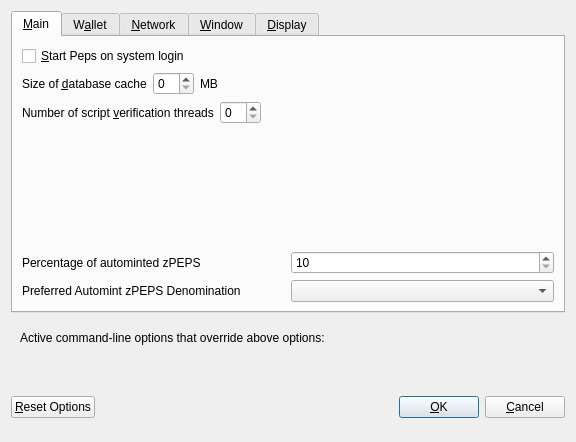
<?xml version="1.0" encoding="UTF-8"?>
<ui version="4.0">
 <class>OptionsDialog</class>
 <widget class="QDialog" name="OptionsDialog">
  <property name="geometry">
   <rect>
    <x>0</x>
    <y>0</y>
    <width>576</width>
    <height>442</height>
   </rect>
  </property>
  <property name="windowTitle">
   <string>Options</string>
  </property>
  <property name="modal">
   <bool>true</bool>
  </property>
  <layout class="QVBoxLayout" name="verticalLayout">
   <item>
    <widget class="QTabWidget" name="tabWidget">
     <property name="currentIndex">
      <number>0</number>
     </property>
     <widget class="QWidget" name="tabMain">
      <attribute name="title">
       <string>&amp;Main</string>
      </attribute>
      <layout class="QVBoxLayout" name="verticalLayout_Main">
       <item>
        <widget class="QCheckBox" name="bitcoinAtStartup">
         <property name="toolTip">
          <string>Automatically start Peps after logging in to the system.</string>
         </property>
         <property name="text">
          <string>&amp;Start Peps on system login</string>
         </property>
        </widget>
       </item>
       <item>
        <layout class="QHBoxLayout" name="horizontalLayout_2_Main">
         <item>
          <widget class="QLabel" name="databaseCacheLabel">
           <property name="text">
            <string>Size of &amp;database cache</string>
           </property>
           <property name="textFormat">
            <enum>Qt::PlainText</enum>
           </property>
           <property name="buddy">
            <cstring>databaseCache</cstring>
           </property>
          </widget>
         </item>
         <item>
          <widget class="QSpinBox" name="databaseCache"/>
         </item>
         <item>
          <widget class="QLabel" name="databaseCacheUnitLabel">
           <property name="text">
            <string>MB</string>
           </property>
           <property name="textFormat">
            <enum>Qt::PlainText</enum>
           </property>
          </widget>
         </item>
         <item>
          <spacer name="horizontalSpacer_2_Main">
           <property name="orientation">
            <enum>Qt::Horizontal</enum>
           </property>
           <property name="sizeHint" stdset="0">
            <size>
             <width>40</width>
             <height>20</height>
            </size>
           </property>
          </spacer>
         </item>
        </layout>
       </item>
       <item>
        <layout class="QHBoxLayout" name="horizontalLayout_3_Main">
         <item>
          <widget class="QLabel" name="threadsScriptVerifLabel">
           <property name="text">
            <string>Number of script &amp;verification threads</string>
           </property>
           <property name="textFormat">
            <enum>Qt::PlainText</enum>
           </property>
           <property name="buddy">
            <cstring>threadsScriptVerif</cstring>
           </property>
          </widget>
         </item>
         <item>
          <widget class="QSpinBox" name="threadsScriptVerif">
           <property name="toolTip">
            <string>(0 = auto, &lt;0 = leave that many cores free)</string>
           </property>
          </widget>
         </item>
         <item>
          <spacer name="horizontalSpacer_3_Main">
           <property name="orientation">
            <enum>Qt::Horizontal</enum>
           </property>
           <property name="sizeHint" stdset="0">
            <size>
             <width>40</width>
             <height>20</height>
            </size>
           </property>
          </spacer>
         </item>
        </layout>
       </item>
       <item>
        <spacer name="verticalSpacer_2">
         <property name="orientation">
          <enum>Qt::Vertical</enum>
         </property>
         <property name="sizeHint" stdset="0">
          <size>
           <width>20</width>
           <height>40</height>
          </size>
         </property>
        </spacer>
       </item>
       <item>
        <layout class="QHBoxLayout" name="horizontalLayout_3">
         <item>
          <widget class="QLabel" name="percentage_label">
           <property name="toolTip">
            <string>Percentage of incoming PEPS which get automatically converted to zPEPS via Zerocoin Protocol (min: 10%)</string>
           </property>
           <property name="text">
            <string>Percentage of autominted zPEPS</string>
           </property>
          </widget>
         </item>
         <item>
          <widget class="QSpinBox" name="zeromintPercentage">
           <property name="minimum">
            <number>10</number>
           </property>
           <property name="maximum">
            <number>100</number>
           </property>
          </widget>
         </item>
        </layout>
       </item>
       <item>
        <layout class="QHBoxLayout" name="horizontalLayout" stretch="0,0">
         <property name="sizeConstraint">
          <enum>QLayout::SetFixedSize</enum>
         </property>
         <item>
          <widget class="QLabel" name="labelPreferredDenom">
           <property name="maximumSize">
            <size>
             <width>16777215</width>
             <height>16777215</height>
            </size>
           </property>
           <property name="toolTip">
            <string>Wait with automatic conversion to Zerocoin until enough PEPS for this denomination is available</string>
           </property>
           <property name="text">
            <string>Preferred Automint zPEPS Denomination</string>
           </property>
          </widget>
         </item>
         <item>
          <widget class="QComboBox" name="preferredDenom">
           <property name="maximumSize">
            <size>
             <width>16777215</width>
             <height>27</height>
            </size>
           </property>
           <property name="toolTip">
            <string>Wait with automatic conversion to Zerocoin until enough PEPS for this denomination is available</string>
           </property>
           <property name="maxVisibleItems">
            <number>9</number>
           </property>
           <property name="maxCount">
            <number>9</number>
           </property>
          </widget>
         </item>
        </layout>
       </item>
      </layout>
     </widget>
     <widget class="QWidget" name="tabWallet">
      <attribute name="title">
       <string>W&amp;allet</string>
      </attribute>
      <layout class="QVBoxLayout" name="verticalLayout_Wallet">
       <item>
        <widget class="QGroupBox" name="groupBox">
         <property name="title">
          <string>Expert</string>
         </property>
         <layout class="QVBoxLayout" name="verticalLayout_2">
          <item>
           <widget class="QCheckBox" name="coinControlFeatures">
            <property name="toolTip">
             <string>Whether to show coin control features or not.</string>
            </property>
            <property name="text">
             <string>Enable coin &amp;control features</string>
            </property>
           </widget>
          </item>
          <item>
           <widget class="QCheckBox" name="showMasternodesTab">
            <property name="toolTip">
             <string>Show additional tab listing all your masternodes in first sub-tab&lt;br/&gt;and all masternodes on the network in second sub-tab.</string>
            </property>
            <property name="text">
             <string>Show Masternodes Tab</string>
            </property>
           </widget>
          </item>
          <item>
           <widget class="QCheckBox" name="spendZeroConfChange">
            <property name="toolTip">
             <string>If you disable the spending of unconfirmed change, the change from a transaction&lt;br/&gt;cannot be used until that transaction has at least one confirmation.&lt;br/&gt;This also affects how your balance is computed.</string>
            </property>
            <property name="text">
             <string>&amp;Spend unconfirmed change</string>
            </property>
           </widget>
          </item>
         </layout>
        </widget>
       </item>
       <item>
        <spacer name="verticalSpacer_Wallet">
         <property name="orientation">
          <enum>Qt::Vertical</enum>
         </property>
         <property name="sizeHint" stdset="0">
          <size>
           <width>20</width>
           <height>40</height>
          </size>
         </property>
        </spacer>
       </item>
      </layout>
     </widget>
     <widget class="QWidget" name="tabNetwork">
      <attribute name="title">
       <string>&amp;Network</string>
      </attribute>
      <layout class="QVBoxLayout" name="verticalLayout_Network">
       <item>
        <widget class="QCheckBox" name="mapPortUpnp">
         <property name="toolTip">
          <string>Automatically open the Peps client port on the router. This only works when your router supports UPnP and it is enabled.</string>
         </property>
         <property name="text">
          <string>Map port using &amp;UPnP</string>
         </property>
        </widget>
       </item>
       <item>
        <widget class="QCheckBox" name="allowIncoming">
         <property name="toolTip">
          <string>Accept connections from outside</string>
         </property>
         <property name="text">
          <string>Allow incoming connections</string>
         </property>
        </widget>
       </item>
       <item>
        <widget class="QCheckBox" name="connectSocks">
         <property name="toolTip">
          <string>Connect to the Peps network through a SOCKS5 proxy.</string>
         </property>
         <property name="text">
          <string>&amp;Connect through SOCKS5 proxy (default proxy):</string>
         </property>
        </widget>
       </item>
       <item>
        <layout class="QHBoxLayout" name="horizontalLayout_1_Network">
         <item>
          <widget class="QLabel" name="proxyIpLabel">
           <property name="text">
            <string>Proxy &amp;IP:</string>
           </property>
           <property name="textFormat">
            <enum>Qt::PlainText</enum>
           </property>
           <property name="buddy">
            <cstring>proxyIp</cstring>
           </property>
          </widget>
         </item>
         <item>
          <widget class="QValidatedLineEdit" name="proxyIp">
           <property name="minimumSize">
            <size>
             <width>140</width>
             <height>0</height>
            </size>
           </property>
           <property name="maximumSize">
            <size>
             <width>140</width>
             <height>16777215</height>
            </size>
           </property>
           <property name="toolTip">
            <string>IP address of the proxy (e.g. IPv4: 127.0.0.1 / IPv6: ::1)</string>
           </property>
          </widget>
         </item>
         <item>
          <widget class="QLabel" name="proxyPortLabel">
           <property name="text">
            <string>&amp;Port:</string>
           </property>
           <property name="textFormat">
            <enum>Qt::PlainText</enum>
           </property>
           <property name="buddy">
            <cstring>proxyPort</cstring>
           </property>
          </widget>
         </item>
         <item>
          <widget class="QLineEdit" name="proxyPort">
           <property name="minimumSize">
            <size>
             <width>55</width>
             <height>0</height>
            </size>
           </property>
           <property name="maximumSize">
            <size>
             <width>55</width>
             <height>16777215</height>
            </size>
           </property>
           <property name="toolTip">
            <string>Port of the proxy (e.g. 9050)</string>
           </property>
          </widget>
         </item>
         <item>
          <spacer name="horizontalSpacer_1_Network">
           <property name="orientation">
            <enum>Qt::Horizontal</enum>
           </property>
           <property name="sizeHint" stdset="0">
            <size>
             <width>40</width>
             <height>20</height>
            </size>
           </property>
          </spacer>
         </item>
        </layout>
       </item>
       <item>
        <spacer name="verticalSpacer_Network">
         <property name="orientation">
          <enum>Qt::Vertical</enum>
         </property>
         <property name="sizeHint" stdset="0">
          <size>
           <width>20</width>
           <height>40</height>
          </size>
         </property>
        </spacer>
       </item>
      </layout>
     </widget>
     <widget class="QWidget" name="tabWindow">
      <attribute name="title">
       <string>&amp;Window</string>
      </attribute>
      <layout class="QVBoxLayout" name="verticalLayout_Window">
       <item>
        <widget class="QCheckBox" name="minimizeToTray">
         <property name="toolTip">
          <string>Show only a tray icon after minimizing the window.</string>
         </property>
         <property name="text">
          <string>&amp;Minimize to the tray instead of the taskbar</string>
         </property>
        </widget>
       </item>
       <item>
        <widget class="QCheckBox" name="minimizeOnClose">
         <property name="toolTip">
          <string>Minimize instead of exit the application when the window is closed. When this option is enabled, the application will be closed only after selecting Quit in the menu.</string>
         </property>
         <property name="text">
          <string>M&amp;inimize on close</string>
         </property>
        </widget>
       </item>
       <item>
        <spacer name="verticalSpacer_Window">
         <property name="orientation">
          <enum>Qt::Vertical</enum>
         </property>
         <property name="sizeHint" stdset="0">
          <size>
           <width>20</width>
           <height>40</height>
          </size>
         </property>
        </spacer>
       </item>
      </layout>
     </widget>
     <widget class="QWidget" name="tabDisplay">
      <attribute name="title">
       <string>&amp;Display</string>
      </attribute>
      <layout class="QVBoxLayout" name="verticalLayout_Display">
       <item>
        <layout class="QHBoxLayout" name="horizontalLayout_1_Display">
         <item>
          <widget class="QLabel" name="langLabel">
           <property name="text">
            <string>User Interface &amp;language:</string>
           </property>
           <property name="textFormat">
            <enum>Qt::PlainText</enum>
           </property>
           <property name="buddy">
            <cstring>lang</cstring>
           </property>
          </widget>
         </item>
         <item>
          <widget class="QValueComboBox" name="lang">
           <property name="toolTip">
            <string>The user interface language can be set here. This setting will take effect after restarting Peps.</string>
           </property>
          </widget>
         </item>
        </layout>
       </item>
       <item>
        <widget class="QLabel" name="label_3">
         <property name="toolTip">
          <string notr="true"/>
         </property>
         <property name="statusTip">
          <string notr="true"/>
         </property>
         <property name="whatsThis">
          <string notr="true"/>
         </property>
         <property name="accessibleName">
          <string notr="true"/>
         </property>
         <property name="text">
          <string>Language missing or translation incomplete? Help contributing translations here:
https://www.transifex.com/peps-project/peps-project-translations</string>
         </property>
         <property name="wordWrap">
          <bool>true</bool>
         </property>
         <property name="openExternalLinks">
          <bool>true</bool>
         </property>
         <property name="textInteractionFlags">
          <set>Qt::TextBrowserInteraction</set>
         </property>
        </widget>
       </item>
       <item>
        <layout class="QHBoxLayout" name="horizontalLayout_4_Display" stretch="0,0">
         <item>
          <widget class="QLabel" name="themeLabel">
           <property name="text">
            <string>User Interface Theme:</string>
           </property>
          </widget>
         </item>
         <item>
          <widget class="QValueComboBox" name="theme"/>
         </item>
        </layout>
       </item>
       <item>
        <widget class="Line" name="line">
         <property name="orientation">
          <enum>Qt::Horizontal</enum>
         </property>
        </widget>
       </item>
       <item>
        <layout class="QHBoxLayout" name="horizontalLayout_2_Display">
         <item>
          <widget class="QLabel" name="unitLabel">
           <property name="text">
            <string>&amp;Unit to show amounts in:</string>
           </property>
           <property name="textFormat">
            <enum>Qt::PlainText</enum>
           </property>
           <property name="buddy">
            <cstring>unit</cstring>
           </property>
          </widget>
         </item>
         <item>
          <widget class="QValueComboBox" name="unit">
           <property name="toolTip">
            <string>Choose the default subdivision unit to show in the interface and when sending coins.</string>
           </property>
          </widget>
         </item>
        </layout>
       </item>
       <item>
        <layout class="QHBoxLayout" name="horizontalLayout_5_Display">
         <item>
          <widget class="QLabel" name="digitsLabel">
           <property name="text">
            <string>Decimal digits</string>
           </property>
          </widget>
         </item>
         <item>
          <widget class="QValueComboBox" name="digits"/>
         </item>
        </layout>
       </item>
       <item>
        <layout class="QHBoxLayout" name="horizontalLayout_3_Display">
         <item>
          <widget class="QLabel" name="thirdPartyTxUrlsLabel">
           <property name="toolTip">
            <string>Third party URLs (e.g. a block explorer) that appear in the transactions tab as context menu items. %s in the URL is replaced by transaction hash. Multiple URLs are separated by vertical bar |.</string>
           </property>
           <property name="text">
            <string>Third party transaction URLs</string>
           </property>
           <property name="buddy">
            <cstring>thirdPartyTxUrls</cstring>
           </property>
          </widget>
         </item>
         <item>
          <widget class="QLineEdit" name="thirdPartyTxUrls">
           <property name="toolTip">
            <string>Third party URLs (e.g. a block explorer) that appear in the transactions tab as context menu items. %s in the URL is replaced by transaction hash. Multiple URLs are separated by vertical bar |.</string>
           </property>
          </widget>
         </item>
        </layout>
       </item>
       <item>
        <spacer name="verticalSpacer">
         <property name="orientation">
          <enum>Qt::Vertical</enum>
         </property>
         <property name="sizeHint" stdset="0">
          <size>
           <width>20</width>
           <height>40</height>
          </size>
         </property>
        </spacer>
       </item>
      </layout>
     </widget>
    </widget>
   </item>
   <item>
    <widget class="QFrame" name="frame">
     <layout class="QVBoxLayout" name="verticalLayout_Bottom">
      <item>
       <layout class="QHBoxLayout" name="horizontalLayout_Bottom">
        <item>
         <widget class="QLabel" name="overriddenByCommandLineInfoLabel">
          <property name="text">
           <string>Active command-line options that override above options:</string>
          </property>
          <property name="textFormat">
           <enum>Qt::PlainText</enum>
          </property>
         </widget>
        </item>
        <item>
         <spacer name="horizontalSpacer_Bottom">
          <property name="orientation">
           <enum>Qt::Horizontal</enum>
          </property>
          <property name="sizeHint" stdset="0">
           <size>
            <width>40</width>
            <height>20</height>
           </size>
          </property>
         </spacer>
        </item>
       </layout>
      </item>
      <item>
       <widget class="QLabel" name="overriddenByCommandLineLabel">
        <property name="text">
         <string/>
        </property>
        <property name="textFormat">
         <enum>Qt::PlainText</enum>
        </property>
        <property name="wordWrap">
         <bool>true</bool>
        </property>
       </widget>
      </item>
     </layout>
    </widget>
   </item>
   <item>
    <layout class="QHBoxLayout" name="horizontalLayout_Buttons">
     <item>
      <widget class="QPushButton" name="resetButton">
       <property name="toolTip">
        <string>Reset all client options to default.</string>
       </property>
       <property name="text">
        <string>&amp;Reset Options</string>
       </property>
       <property name="autoDefault">
        <bool>false</bool>
       </property>
      </widget>
     </item>
     <item>
      <spacer name="horizontalSpacer_1">
       <property name="orientation">
        <enum>Qt::Horizontal</enum>
       </property>
       <property name="sizeHint" stdset="0">
        <size>
         <width>40</width>
         <height>48</height>
        </size>
       </property>
      </spacer>
     </item>
     <item>
      <widget class="QLabel" name="statusLabel">
       <property name="minimumSize">
        <size>
         <width>200</width>
         <height>0</height>
        </size>
       </property>
       <property name="font">
        <font>
         <weight>75</weight>
         <bold>true</bold>
        </font>
       </property>
       <property name="text">
        <string/>
       </property>
       <property name="textFormat">
        <enum>Qt::PlainText</enum>
       </property>
       <property name="wordWrap">
        <bool>true</bool>
       </property>
      </widget>
     </item>
     <item>
      <spacer name="horizontalSpacer_2">
       <property name="orientation">
        <enum>Qt::Horizontal</enum>
       </property>
       <property name="sizeHint" stdset="0">
        <size>
         <width>40</width>
         <height>48</height>
        </size>
       </property>
      </spacer>
     </item>
     <item>
      <widget class="QPushButton" name="okButton">
       <property name="text">
        <string>&amp;OK</string>
       </property>
       <property name="autoDefault">
        <bool>false</bool>
       </property>
       <property name="default">
        <bool>true</bool>
       </property>
      </widget>
     </item>
     <item>
      <widget class="QPushButton" name="cancelButton">
       <property name="text">
        <string>&amp;Cancel</string>
       </property>
       <property name="autoDefault">
        <bool>false</bool>
       </property>
      </widget>
     </item>
    </layout>
   </item>
  </layout>
 </widget>
 <customwidgets>
  <customwidget>
   <class>QValidatedLineEdit</class>
   <extends>QLineEdit</extends>
   <header>qvalidatedlineedit.h</header>
  </customwidget>
  <customwidget>
   <class>QValueComboBox</class>
   <extends>QComboBox</extends>
   <header>qvaluecombobox.h</header>
  </customwidget>
 </customwidgets>
 <resources/>
 <connections/>
</ui>
